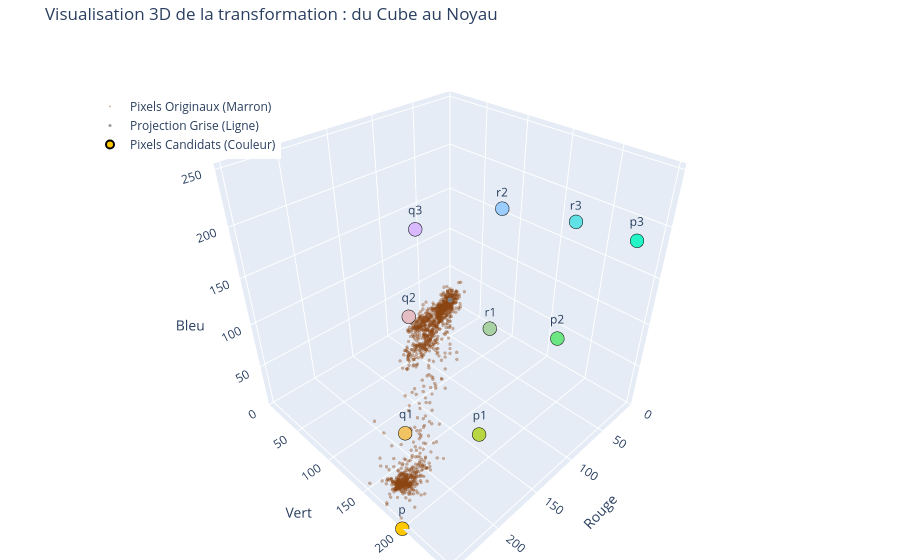

Here is the notebook cell this chart was saved with:
### Markdown cell above
<div class="alert alert-block alert-info">
Cette cellule produit un graphique interactif permettant d'observer la "compression" de l'espace des couleurs. 
On y distingue le nuage des pixels originaux (en marron), leur projection sur la droite des gris (l'image de $G$ de dimension 1), 
ainsi que nos "pixels candidats" : ces derniers illustrent parfaitement la notion de noyau. 
Bien que ces couleurs soient distinctes dans le cube RGB, elles s'alignent selon les directions du noyau $\ker(G)$ 
pour finir "écrasées" sur un seul et même point de la droite grise.
</div>

### Code cell
import numpy as np
import plotly.graph_objects as go

# 1. Préparation des données
# On récupère l'image sous forme de liste de pixels (H*W, 3)
img_flat = np.array(img).reshape(-1, 3)

# On échantillonne 2000 pixels au hasard pour ne pas ralentir le graphique
n_samples = 2000
idx = np.random.choice(len(img_flat), n_samples, replace=False)
pixels_sample = img_flat[idx]

# Calcul des pixels transformés en gris (Gris = G * Pixel)
pixels_gris = (pixels_sample @ G.T)

# Récupération des candidats (p, p1, p2, ...)
candidats_vals = np.array(list(pixels_dict.values()))
candidats_vals = np.clip(candidats_vals, 0, 255) # Sécurité

# 2. Création de la figure interactive avec Plotly
fig = go.Figure()

# --- TRACE 1 : Pixels originaux (en marron) ---
fig.add_trace(go.Scatter3d(
    x=pixels_sample[:, 0], y=pixels_sample[:, 1], z=pixels_sample[:, 2],
    mode='markers',
    marker=dict(size=2, color='saddlebrown', opacity=0.4),
    name='Pixels Originaux (Marron)'
))

# --- TRACE 2 : Pixels Gris (sur la diagonale r=g=b) ---
fig.add_trace(go.Scatter3d(
    x=pixels_gris[:, 0], y=pixels_gris[:, 1], z=pixels_gris[:, 2],
    mode='markers',
    marker=dict(size=3, color='gray', opacity=0.8),
    name='Projection Grise (Ligne)'
))

# --- TRACE 3 : Pixels Candidats (leurs couleurs réelles) ---
# On les affiche un peu plus gros pour bien les voir
fig.add_trace(go.Scatter3d(
    x=candidats_vals[:, 0], y=candidats_vals[:, 1], z=candidats_vals[:, 2],
    mode='markers+text',
    text=list(pixels_dict.keys()),
    marker=dict(
        size=8, 
        color=['rgb({},{},{})'.format(r,g,b) for r,g,b in candidats_vals],
        line=dict(color='black', width=2)
    ),
    name='Pixels Candidats (Couleur)'
))

# Configuration des axes et du titre
fig.update_layout(
    title="Visualisation 3D de la transformation : du Cube au Noyau",
    scene=dict(
        xaxis_title='Rouge',
        yaxis_title='Vert',
        zaxis_title='Bleu',
        xaxis=dict(range=[0, 255]),
        yaxis=dict(range=[0, 255]),
        zaxis=dict(range=[0, 255]),
        aspectmode='cube' # Garde le cube proportionné
    ),
    margin=dict(l=0, r=0, b=0, t=40),
    legend=dict(yanchor="top", y=0.9, xanchor="left", x=0.1)
)

fig.show()

### Figure 1 — Plotly figure (JSON) as saved in the notebook; plotly's stock layout.template omitted (floating-point values rounded to 4 significant figures; data arrays with more than 128 entries replaced by an {"elided": "..."} marker saying what was removed)
{"data": [{"marker": {"color": "saddlebrown", "opacity": 0.4, "size": 2}, "mode": "markers", "name": "Pixels Originaux (Marron)", "type": "scatter3d", "x": {"elided": "2000 int values"}, "y": {"elided": "2000 int values"}, "z": {"elided": "2000 int values"}}, {"marker": {"color": "gray", "opacity": 0.8, "size": 3}, "mode": "markers", "name": "Projection Grise (Ligne)", "type": "scatter3d", "x": {"elided": "2000 float values"}, "y": {"elided": "2000 float values"}, "z": {"elided": "2000 float values"}}, {"marker": {"color": ["rgb(255,200,0)", "rgb(182,215,66)", "rgb(109,230,132)", "rgb(36,245,198)", "rgb(242,195,98)", "rgb(229,190,196)", "rgb(216,185,255)", "rgb(169,210,164)", "rgb(156,205,255)", "rgb(96,225,230)"], "line": {"color": "black", "width": 2}, "size": 8}, "mode": "markers+text", "name": "Pixels Candidats (Couleur)", "text": ["p", "p1", "p2", "p3", "q1", "q2", "q3", "r1", "r2", "r3"], "type": "scatter3d", "x": [255, 182, 109, 36, 242, 229, 216, 169, 156, 96], "y": [200, 215, 230, 245, 195, 190, 185, 210, 205, 225], "z": [0, 66, 132, 198, 98, 196, 255, 164, 255, 230]}], "layout": {"legend": {"x": 0.1, "xanchor": "left", "y": 0.9, "yanchor": "top"}, "margin": {"b": 0, "l": 0, "r": 0, "t": 40}, "scene": {"aspectmode": "cube", "xaxis": {"range": [0, 255], "title": {"text": "Rouge"}}, "yaxis": {"range": [0, 255], "title": {"text": "Vert"}}, "zaxis": {"range": [0, 255], "title": {"text": "Bleu"}}}, "title": {"text": "Visualisation 3D de la transformation : du Cube au Noyau"}}}
